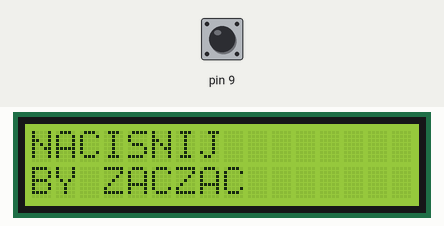
The sketch below on a simulated Arduino Uno, built with avr-gcc and run on an emulated ATmega328P. On the bench: 16×2 character LCD. The test bench sets the inputs (shaded band); at power-on: pin 9 HIGH. Random numbers use the default seed unless the sketch sets one.

Above: at 1.2 s.
1.3 s: pin 9 pulled LOW for 0.15 s
At 1.8 s:
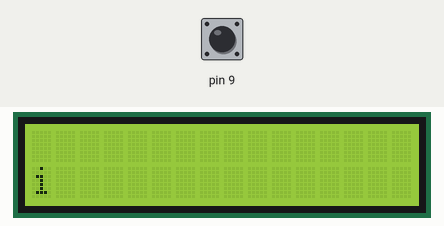
4.4 s: pin 9 pulled LOW for 1 s
At 6.7 s:
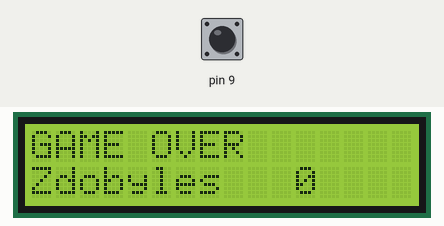
9.9 s: pin 9 pulled LOW for 3.2 s
At 12.18 s:
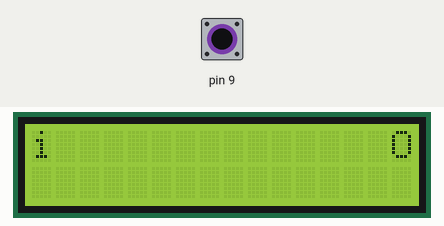
Timing chart, 0 to 13.7 s (numbered marks = the images above; inputs shaded):
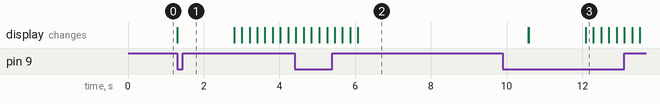

Measured:
- after the input at 1.3 s, the display: changes at once (image 1)

The sketch:

Gierka.ino
```cpp
int Trud, Czas, iX, Ile, c=0, Pom, Punkty;
int ID[10][10];


#include <LiquidCrystal.h>
LiquidCrystal lcd(2, 3, 4, 5, 6, 7);
void setup() {
  lcd.begin(16, 2); //Deklaracja typu
  lcd.clear();

randomSeed(analogRead(0));


 lcd.setCursor(0,0);
 lcd.print("i");

  pinMode(9, INPUT_PULLUP);}


void loop()


{Trud=0; Ile=1; iX=1; c=0; Czas=200; Punkty=0;
for(int i=0; i<4; i++){ID[i][0]=16; ID[i][5]=1;}


lcd.clear();
lcd.setCursor(0, 0); lcd.print("NACISNIJ");
lcd.setCursor(0, 1); lcd.print("BY ZACZAC");


while(c<1)
{if(digitalRead(9)==LOW){c=1;}} c=0;


lcd.clear();
lcd.setCursor(0, iX); lcd.print("i");
delay(1500);

while(c<1)

{if(digitalRead(9)==LOW)
	{if(iX==0){iX=1;} else {iX=0;} lcd.clear();
         lcd.setCursor(0, iX); lcd.print("i"); }
lcd.clear();
lcd.setCursor(0, iX); lcd.print("i");


for(int i=0; i<Ile; i++)
{ID[i][0]--;

if(ID[i][0]==15)
{ID[i][1]=random(0,2);
 if(ID[i][1]==0){ID[i][4]=1;} else {ID[i][4]=0;}
 Pom=random(12);
 if(Pom<3){ID[i][2]=Pom;} else{ID[i][2]=3;}
 if(Pom<2){ID[i][3]=random(3,6);}}

if((ID[i][2]==0)&&(ID[i][0]==ID[i][3]))
 {ID[i][1]=ID[i][4];}

if((ID[i][2]==1)&&(ID[i][0]>ID[i][3]))
 {lcd.setCursor(ID[i][0],ID[i][4]);
  lcd.print("O");}

if((ID[i][2]==2)&&(ID[i][5]--==0)&&(ID[i][0]>3))
{Pom=ID[i][1]; ID[i][1]=ID[i][4]; ID[i][4]=Pom;
 ID[i][5]=random(3,5);}

lcd.setCursor(ID[i][0],ID[i][1]);
lcd.print("O");

if(ID[i][0]==0)
 {ID[i][0]=16;
  if(ID[i][1]==iX){c=1;}
  else {Punkty++;}}}

if((ID[Ile-1][0]==12)&&(Ile!=4)){Ile++;}
 if((Trud++==56)&&(Czas>100))
{Trud=0; Czas-=10;} delay(Czas);}

c=0; lcd.clear();
lcd.setCursor(0,0); lcd.print("GAME OVER");
lcd.setCursor(0,1); lcd.print("Zdobyles");
lcd.setCursor(11,1); lcd.print(Punkty);
delay(4500); lcd.clear();}
```
